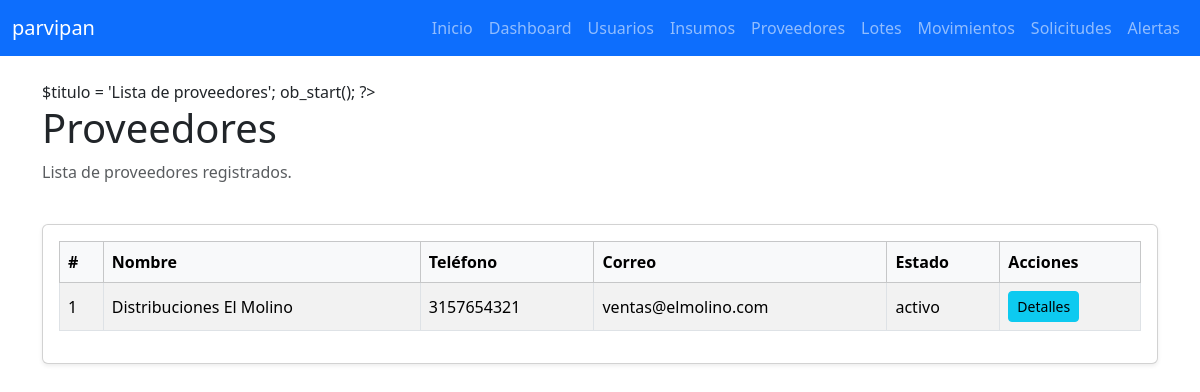
Page /View/proveedores.php on the committed database.
### tables this page shows
CREATE TABLE `TProveedores` (
  `nProveedorID` INT PRIMARY KEY AUTO_INCREMENT,
  `cNombre` VARCHAR(100) NOT NULL,
  `cTelefono` VARCHAR(20) NOT NULL,
  `cCorreo` VARCHAR(100) NOT NULL,
  `eEstado` ENUM ('activo', 'inactivo') DEFAULT 'activo'
);

### Controller/ProveedorController.php (called while the page is built, shortened)
<?php
require_once __DIR__ . '/../Model/ProveedorModel.php';
class ProveedorController {
    private $modelo_proveedor;
    public function __construct() {
        $this->modelo_proveedor = new ProveedorModel();
    }
    public function inicio() {
        $proveedores = $this->modelo_proveedor->findAllView();
        require_once __DIR__ . '/../View/proveedor/lista.php';
    }
}

### View/proveedores.php (called while the page is built)
<?php
require_once __DIR__ . '/../Controller/ProveedorController.php';
$controller = new ProveedorController();
$controller->inicio();

### Core/BaseDatos.php (called while the page is built, shortened)
<?php
    class Conectar{
        public function __construct(){
            try{
                $this->conexion = new PDO("mysql:host=".DB_SERVIDOR.";dbname=".DB_NOMBRE.";charset=utf8",DB_USER,DB_CLAVE);
            }catch (PDOException $e) {
                die("Fallo: ".$e->getMessage());
            }
        }
    }

### Model/ProveedorModel.php (called while the page is built, shortened)
<?php
require_once __DIR__ . '/../Core/BaseDatos.php';
class ProveedorModel extends Conectar {
    public function findAllView() {
        try {
            $sql = "SELECT nProveedorID, cNombre, cTelefono, cCorreo, eEstado FROM TProveedores ORDER BY cNombre";
            $consulta = $this->conexion->prepare($sql);
            $consulta->execute();
            return $consulta->fetchAll(PDO::FETCH_ASSOC);
        } catch (Exception $e) {
            die($e->getMessage());
        }
    }
}

### View/proveedor/lista.php (the view, shortened to what this page needs)
$titulo = 'Lista de proveedores';
ob_start();
?>
<div class="row mb-4">
    <div class="col-md-9">
        <h1>Proveedores</h1>
        <p class="text-muted">Lista de proveedores registrados.</p>
    </div>
</div>
<div class="row">
    <div class="col-12">
        <div class="card shadow-sm">
            <div class="card-body">
                <table class="table table-striped table-bordered align-middle">
                    <thead class="table-light">
                        <tr>
                            <th>#</th>
                            <th>Nombre</th>
                            <th>Teléfono</th>
                            <th>Correo</th>
                            <th>Estado</th>
                            <th>Acciones</th>
                        </tr>
                    </thead>
                    <tbody>
                        <?php if (empty($proveedores)): ?>
                            <tr>
                                <td colspan="6" class="text-center">No hay proveedores registrados.</td>
                            </tr>
                        <?php else: ?>
                            <?php foreach ($proveedores as $proveedor): ?>
                                <tr>
                                    <td><?php echo $proveedor['nProveedorID']; ?></td>
                                    <td><?php echo htmlspecialchars($proveedor['cNombre']); ?></td>
                                    <td><?php echo htmlspecialchars($proveedor['cTelefono']); ?></td>
                                    <td><?php echo htmlspecialchars($proveedor['cCorreo']); ?></td>
                                    <td><?php echo htmlspecialchars($proveedor['eEstado']); ?></td>
                                    <td>
                                        <a class="btn btn-sm btn-info" href="<?php echo BASE_URL; ?>/View/proveedor_detalle.php?id=<?php echo $proveedor['nProveedorID']; ?>">Detalles</a>
                                    </td>
                                </tr>
                            <?php endforeach; ?>
                        <?php endif; ?>
                    </tbody>
                </table>
            </div>
        </div>
    </div>
</div>

### rows in the picture
tproveedores: nProveedorID "1", cNombre "Distribuciones El Molino", cTelefono "3157654321", cCorreo "ventas@elmolino.com", eEstado "activo"
